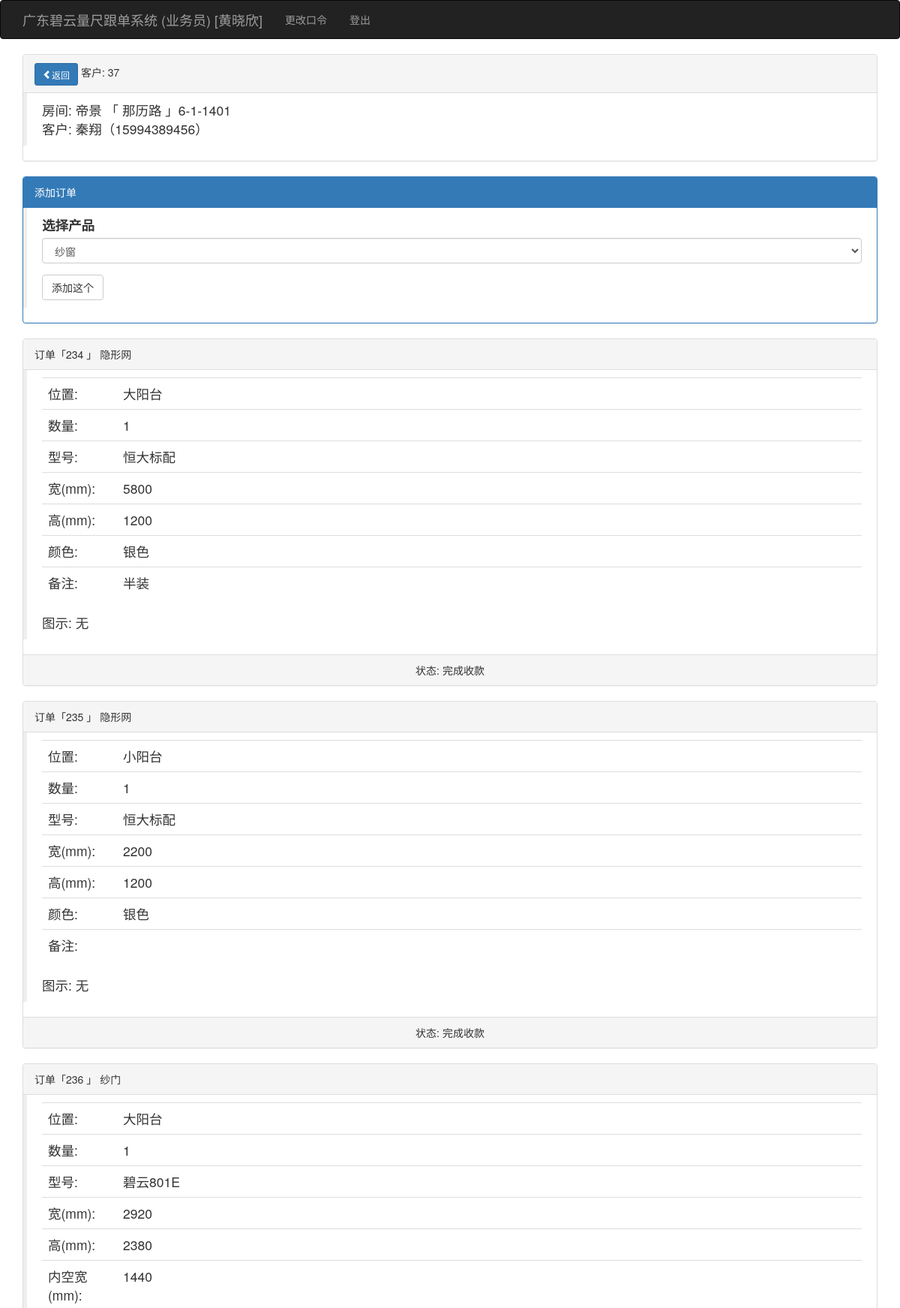
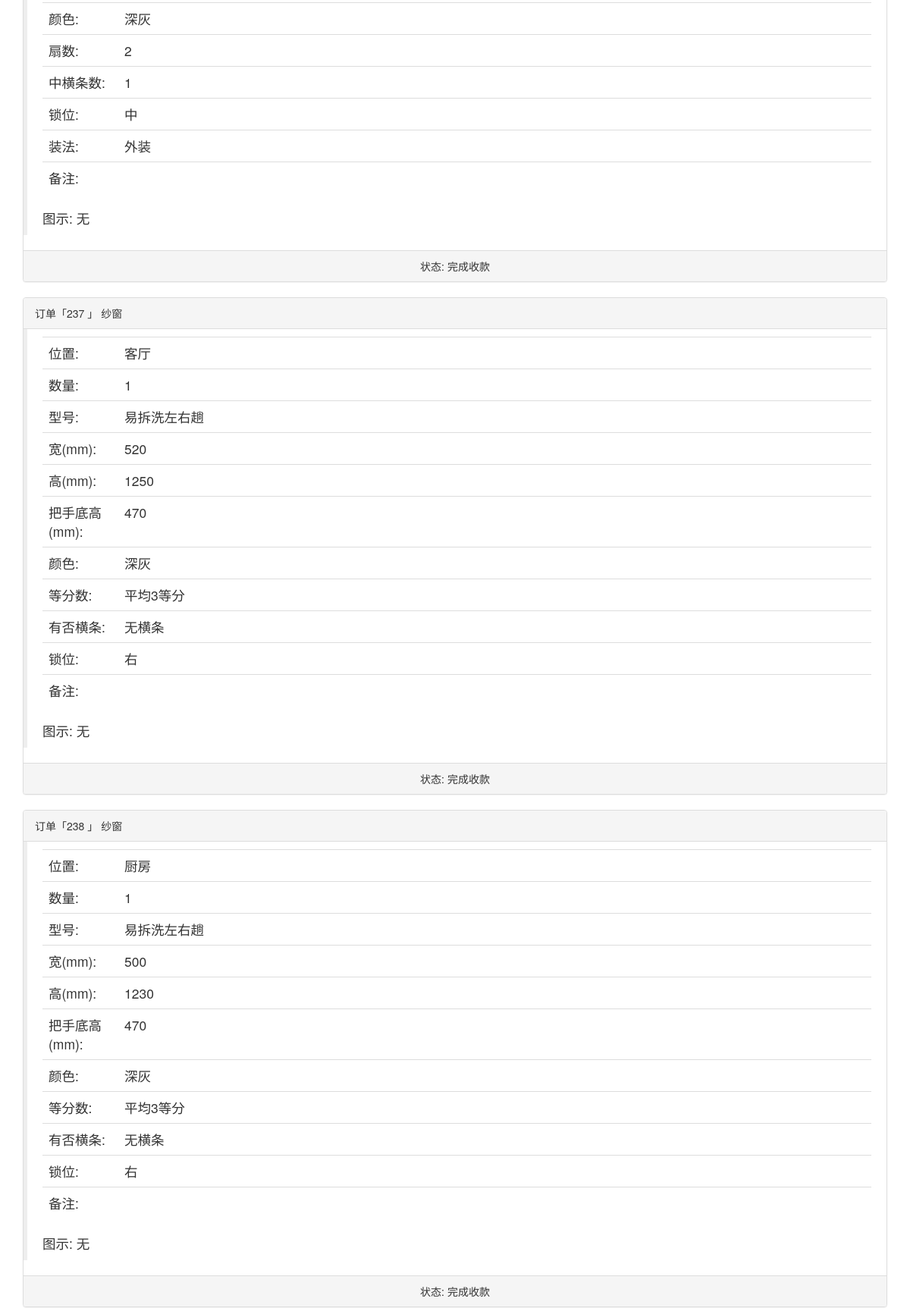
The app's page /showkehudd/37 (signed in, upper part) with its own data (2 pictures, top to bottom).
### app/models.py (models this page shows, shortened)
class User(UserMixin, db.Model):
    __tablename__ = 'users'
    id = db.Column(db.Integer, primary_key=True)
    user = db.Column(db.String(64), unique=True, index=True)
    pin = db.Column(db.String(64))
    username = db.Column(db.String(64))
    tel = db.Column(db.String(32))
    role = db.Column(db.String(64))
    isuse = db.Column(db.Boolean, default=False)
    beizhu = db.Column(db.String(64))
    kehus = db.relationship('Kehu', backref='user', lazy='dynamic')
    @login_manager.user_loader
    def load_user(user_id):
        return User.query.get(int(user_id))

class Kehu(db.Model):
    __tablename__ = 'kehus'
    id = db.Column(db.Integer, primary_key=True)
    user_id = db.Column(db.Integer, db.ForeignKey('users.id'))
    xiaoqu_id = db.Column(db.Integer, db.ForeignKey('xiaoqus.id'))
    fangjian = db.Column(db.String(64))
    chenghu = db.Column(db.String(64))
    tel = db.Column(db.String(64))
    zje = db.Column(db.Float)
    beizhu = db.Column(db.String(64))
    status = db.Column(db.Integer, default=1)  # 1已测尺、2已下单、3已安装、4已清款
    time0 = db.Column(db.DateTime(), default=datetime.utcnow)
    time1 = db.Column(db.DateTime())
    time2 = db.Column(db.DateTime())
    time3 = db.Column(db.DateTime())
    dingdans = db.relationship('Dingdan', backref='kehu', lazy='dynamic')

class Xiaoqu(db.Model):
    __tablename__ = 'xiaoqus'
    id = db.Column(db.Integer, primary_key=True)
    xiaoqu = db.Column(db.String(64), unique=True, index=True)
    dizhi = db.Column(db.String(100))
    beizhu = db.Column(db.String(128))
    kehus = db.relationship('Kehu', backref='xiaoqu', lazy='dynamic')

class Dingdan(db.Model):
    __tablename__ = 'dingdans'
    id = db.Column(db.Integer, primary_key=True)
    kehu_id = db.Column(db.Integer, db.ForeignKey('kehus.id'))
    chanpin_id = db.Column(db.Integer, db.ForeignKey('chanpins.id'))
    shuliang = db.Column(db.Integer)
    weizhi = db.Column(db.String(64))
    xinghao = db.Column(db.String(64))
    kuan_chang = db.Column(db.Integer)
    gao = db.Column(db.Integer)
    meikongkuan_bashoudigao = db.Column(db.Integer)
    color = db.Column(db.String(64))
    shanshu = db.Column(db.Integer)
    zhonghengtiaoshu_gantiaoshu = db.Column(db.Integer)
    shuowei = db.Column(db.String(64))
    ishaveht = db.Column(db.String(64))
    zhangfa_dengfenshu_kaishuofangshi = db.Column(db.String(64))
    jiage = db.Column(db.Float)
    tushipic = db.Column(db.String(64))
    beizhu = db.Column(db.String(64))
    status = db.Column(db.Integer, default=1)  # 1测尺、2业务下单、3工厂下单、4工厂入库、5工厂发货、6收货、7派工、8装完、9安清款
    fakaidi = db.Column(db.String(64))  # -1
    time_1 = db.Column(db.DateTime())
    user_1_id = db.Column(db.Integer, db.ForeignKey('users.id'))
    beizhue = db.Column(db.String(64))
    time0 = db.Column(db.DateTime(), default=datetime.utcnow)
    user0_id = db.Column(db.Integer, db.ForeignKey('users.id'))
    time1 = db.Column(db.DateTime())
    user1_id = db.Column(db.Integer, db.ForeignKey('users.id'))
    time2 = db.Column(db.DateTime())
    user2_id = db.Column(db.Integer, db.ForeignKey('users.id'))
    time3 = db.Column(db.DateTime())
    user3_id = db.Column(db.Integer, db.ForeignKey('users.id'))
    time4 = db.Column(db.DateTime())
    user4_id = db.Column(db.Integer, db.ForeignKey('users.id'))
    time5 = db.Column(db.DateTime())
    user5_id = db.Column(db.Integer, db.ForeignKey('users.id'))
    time6 = db.Column(db.DateTime())
    user6_id = db.Column(db.Integer, db.ForeignKey('users.id'))
    time7 = db.Column(db.DateTime())
    user7_id = db.Column(db.Integer, db.ForeignKey('users.id'))
    time8 = db.Column(db.DateTime())
    user8_id = db.Column(db.Integer, db.ForeignKey('users.id'))
    time9 = db.Column(db.DateTime())
    user9_id = db.Column(db.Integer, db.ForeignKey('users.id'))
    time_1 = db.Column(db.DateTime())
    user_1_id = db.Column(db.Integer, db.ForeignKey('users.id'))
    beizhue = db.Column(db.String(64))
    az_status = db.Column(db.Integer)
    az_beizhue = db.Column(db.String(64))
    az_time_1 = db.Column(db.DateTime())
    az_time1 = db.Column(db.DateTime())
    az_time2 = db.Column(db.DateTime())
    az_time3 = db.Column(db.DateTime())
    azd_id = db.Column(db.Integer, db.ForeignKey('users.id'))
    dingdan_azd = db.relationship("User", foreign_keys=[azd_id])

class Chanpin(db.Model):
    __tablename__ = 'chanpins'
    id = db.Column(db.Integer, primary_key=True)
    pinming = db.Column(db.String(64))
    jiage = db.Column(db.Float)
    beizhu = db.Column(db.String(64))
    dingdans = db.relationship('Dingdan', backref='chanpin', lazy='dynamic')

### app/main/views.py (the view, shortened to what this page needs)
@main.route('/showkehudd/<int:id>', methods=['GET', 'POST'])
@login_required
def showkehudd(id):
    if current_user.role != '业务员':
        return redirect(url_for('main.index'))
    form = WilladdcpForm()
    kehu = Kehu.query.get(id)
    user = current_user._get_current_object()
    return render_template('showkehudd.html', form=form, kehu=kehu)

### app/main/forms.py
class WilladdcpForm(FlaskForm):
    chanpin = SelectField('选择产品', validators=[DataRequired()], coerce=int)
    submit = SubmitField('添加这个')
    def __init__(self, *args, **kwargs):
        super(WilladdcpForm, self).__init__(*args, **kwargs)
        self.chanpin.choices = [(chanpin.id, chanpin.pinming) for chanpin in
                                Chanpin.query.order_by(Chanpin.beizhu).all()]  # Chanpin.id

### app/templates/showkehudd.html (shortened to what this page needs)
{% extends "base.html" %}
{% import "bootstrap/wtf.html" as wtf %}
{% block page_content %}
    <div class="panel panel-default">
        <div class="panel-heading"><a class="btn btn-primary btn-sm   glyphicon glyphicon-chevron-left"
                                      href="{{ url_for('main.kehulist') }}">返回</a> 客户: {{ kehu.id }}</div>
        <div class="post-body">
            <blockquote>
                <ul class="list-unstyled">
                    <li>房间: {{ kehu.xiaoqu.xiaoqu }} 「 {{ kehu.xiaoqu.dizhi }} 」{{ kehu.fangjian }}</li>
                    <li>客户: {{ kehu.chenghu }}（{{ kehu.tel }}）
                    </li>
                </ul>
            </blockquote>
        </div>
    </div>
    <div class="panel panel-primary">
        <div class="panel-heading"> 添加订单</div>
        <div class="post-body">
            <blockquote>
                {{ wtf.quick_form(form) }}
            </blockquote>
        </div>
    </div>
    {% for dingdan in kehu.dingdans %}
        <div class="panel panel-default">
            <div class="panel-heading">订单「{{ dingdan.id }} 」 {{ dingdan.chanpin.pinming }}
            </div>
            <div class="post-body">
                <blockquote>
                    <table class="table">
                        <tr>
                            <td style="width: 100px;">位置:</td>
                            <td>{{ dingdan.weizhi }}</td>
                        </tr>
                        <tr>
                            <td>数量:</td>
                            <td>{{ dingdan.shuliang }}</td>
                        </tr>
                        <tr>
                            <td>型号:</td>
                            <td>{{ dingdan.xinghao }}</td>
                        </tr>
                        {% if dingdan.chanpin.pinming == '隐形网' %}
                            <tr>
                                <td>宽(mm):</td>
                                <td>{{ dingdan.kuan_chang }}</td>
                            </tr>
                            <tr>
                                <td>高(mm):</td>
                                <td>{{ dingdan.gao }}</td>
                            </tr>
                            <tr>
                                <td>颜色:</td>
                                <td>{{ dingdan.color }}</td>
                            </tr>
                        {% elif dingdan.chanpin.pinming == '纱门' %}
                            <tr>
                                <td>宽(mm):</td>
                                <td>{{ dingdan.kuan_chang }}</td>
                            </tr>
                            <tr>
                                <td>高(mm):</td>
                                <td>{{ dingdan.gao }}</td>
                            </tr>
                            <tr>
                                <td>内空宽(mm):</td>
                                <td>{{ dingdan.meikongkuan_bashoudigao }}</td>
                            </tr>
                            <tr>
                                <td>颜色:</td>
                                <td>{{ dingdan.color }}</td>
                            </tr>
                            <tr>
                                <td>扇数:</td>
                                <td>{{ dingdan.shanshu }}</td>
                            </tr>
                            <tr>
                                <td>中横条数:</td>
                                <td>{{ dingdan.zhonghengtiaoshu_gantiaoshu }}</td>
                            </tr>
                            <tr>
                                <td>锁位:</td>
                                <td>{{ dingdan.shuowei }}</td>
                            </tr>
                            <tr>
                                <td>装法:</td>
                                <td>{{ dingdan.zhangfa_dengfenshu_kaishuofangshi }}</td>
                            </tr>
                        {% elif dingdan.chanpin.pinming == '纱窗' %}
                            <tr>
                                <td>宽(mm):</td>
                                <td>{{ dingdan.kuan_chang }}</td>
                            </tr>
                            <tr>
                                <td>高(mm):</td>
                                <td>{{ dingdan.gao }}</td>
                            </tr>
                            <tr>
                                <td>把手底高(mm):</td>
                                <td>{{ dingdan.meikongkuan_bashoudigao }}</td>
                            </tr>
                            <tr>
                                <td>颜色:</td>
                                <td>{{ dingdan.color }}</td>
                            </tr>
                            <tr>
                                <td>等分数:</td>
                                <td>{{ dingdan.zhangfa_dengfenshu_kaishuofangshi }}</td>
                            </tr>
                            <tr>
                                <td>有否横条:</td>
                                <td>{{ dingdan.ishaveht }}</td>
                            </tr>
                            <tr>
                                <td>锁位:</td>
                                <td>{{ dingdan.shuowei }}</td>
                            </tr>
                        {% endif %}
                        <tr>
                            <td>备注:</td>
                            <td>{{ dingdan.beizhu }}</td>
                        </tr>
                    </table>
                    图示:
                                            {% if dingdan.tushipic %}
                                                <br>
                                                <img height="180" src="/static/upload/{{ dingdan.tushipic }}">
                                                {% else %}
                                                无
                                                {% endif %}
                </blockquote>
            </div>
            <div class="panel-footer text-center">状态:
                {% if dingdan.status == 1 %}
                    已量尺
                {% elif dingdan.status == 2 %}
                    已下单
                {% elif dingdan.status == 3 %}
                    已订货
                {% elif dingdan.status == 4 %}
                    已入库
                {% elif dingdan.status == 5 %}
                    已发货
                {% elif dingdan.status == 6 %}
                    已到货
                {% elif dingdan.status == 7 %}
                    安装中
                {% elif dingdan.status == 8 %}
                    安装完成
                {% elif dingdan.status == 9 %}
                    完成收款
                {% else %}
                    状态有误
                {% endif %}
            </div>
        </div>
    {% endfor %}
{% endblock %}

### app/templates/base.html (shortened to what this page needs)
{% extends "bootstrap/base.html" %}
{% import 'render_listcp.html' as macors %}
{% block head %}
{{ super() }}
<link rel="stylesheet" type="text/css" href="{{ url_for('static', filename='styles.css') }}">
{% endblock %}
{% block navbar %}
<div class="navbar navbar-inverse" role="navigation">
    <div class="container">
        <div class="navbar-header">
            <a class="navbar-brand" href="{{ url_for('main.index') }}">广东碧云量尺跟单系统 ({{ current_user.role }}) [{{ current_user.username }}] </a>
        </div>
        <div class="navbar-collapse collapse">
            <ul class="nav navbar-nav">
                {% if current_user.is_authenticated %}
                <li><a href="{{ url_for('auth.change_pin') }}">更改口令</a></li>
                <li><a href="{{ url_for('auth.logout') }}">登出</a></li>
                {% endif %}
            </ul>
        </div>
    </div>
</div>
{% endblock %}
{% block content %}
<div class="container">
    {% block page_content %}{% endblock %}
</div>
{% endblock %}

### records on screen
User: role "业务员", username "黄晓欣"
Kehu: id "37", fangjian "6-1-1401", chenghu "秦翔", tel "15994389456"
Xiaoqu: xiaoqu.xiaoqu "帝景", xiaoqu.dizhi "那历路"
Dingdan: id "234", chanpin.pinming "隐形网", weizhi "大阳台", shuliang "1", xinghao "恒大标配", kuan_chang "5800", gao "1200", color "银色", beizhu "半装", tushipic "无", status "完成收款"
Dingdan: id "235", chanpin.pinming "隐形网", weizhi "小阳台", shuliang "1", xinghao "恒大标配", kuan_chang "2200", gao "1200", color "银色", tushipic "无", status "完成收款"
Dingdan: id "236", chanpin.pinming "纱门", weizhi "大阳台", shuliang "1", xinghao "碧云801E", kuan_chang "2920", gao "2380", meikongkuan_bashoudigao "1440", color "深灰", shanshu "2", zhonghengtiaoshu_gantiaoshu "1", shuowei "中", zhangfa_dengfenshu_kaishuofangshi "外装", tushipic "无", status "完成收款"
Dingdan: id "237", chanpin.pinming "纱窗", weizhi "客厅", shuliang "1", xinghao "易拆洗左右趟", kuan_chang "520", gao "1250", meikongkuan_bashoudigao "470", color "深灰", zhangfa_dengfenshu_kaishuofangshi "平均3等分", ishaveht "无横条", shuowei "右", tushipic "无", status "完成收款"
Dingdan: id "238", chanpin.pinming "纱窗", weizhi "厨房", shuliang "1", xinghao "易拆洗左右趟", kuan_chang "500", gao "1230", meikongkuan_bashoudigao "470", color "深灰", zhangfa_dengfenshu_kaishuofangshi "平均3等分", ishaveht "无横条", shuowei "右", tushipic "无", status "完成收款"
